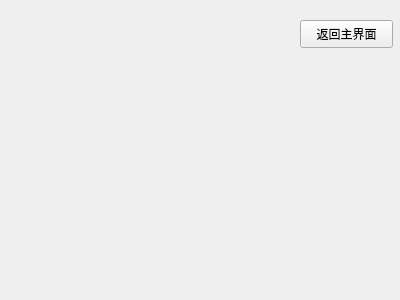
<?xml version="1.0" encoding="UTF-8"?>
<ui version="4.0">
 <class>cirwidget</class>
 <widget class="QWidget" name="cirwidget">
  <property name="geometry">
   <rect>
    <x>0</x>
    <y>0</y>
    <width>400</width>
    <height>300</height>
   </rect>
  </property>
  <property name="windowTitle">
   <string>Form</string>
  </property>
  <widget class="QPushButton" name="pushButton">
   <property name="geometry">
    <rect>
     <x>300</x>
     <y>20</y>
     <width>93</width>
     <height>28</height>
    </rect>
   </property>
   <property name="text">
    <string>返回主界面</string>
   </property>
  </widget>
 </widget>
 <resources/>
 <connections/>
</ui>
